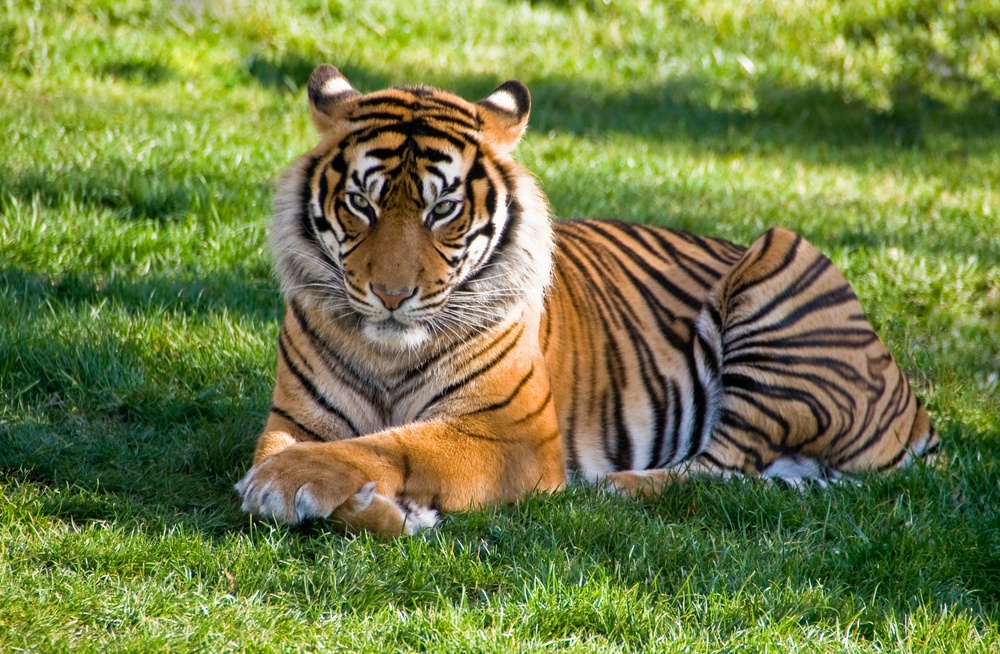
#> input picture Tiger.jpeg, 1000 x 654 px, shrunk from 2292 x 1500 before the run, found by its file name
$ python Image_Histogram_Plotter.py
#> lines starting #> are read from the running program, lines starting #| are printed output that depends on the picture
import cv2
import numpy as np
from matplotlib import pyplot as plt

# Load the image in grayscale
img = cv2.imread('C:/Users/Acer/Desktop/Tiger.jpeg', 0)
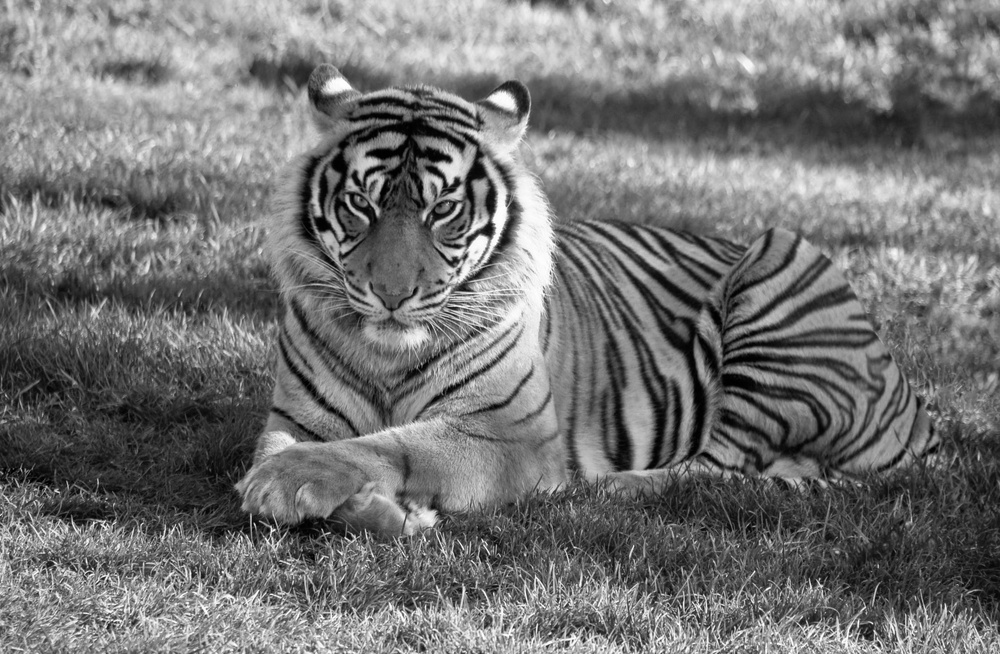
#> img: shape (654, 1000); min 0, max 255, mean 116.3

# Check if the image was successfully loaded
if img is None:
  print("Unable to load image.")

else:
  # Calculate the histogram
  hist = cv2.calcHist([img], [0], None, [256], [0,256])
#> hist = 256 values, max 4156 at index 148, min 59 at index 254, mean 2554.7

  # Plot the values
  plt.plot(hist)
  plt.title("Grayscale Histogram")
  plt.xlabel("Pixel Intensity")
  plt.ylabel("Frequency")

  # Display the values
  plt.show()
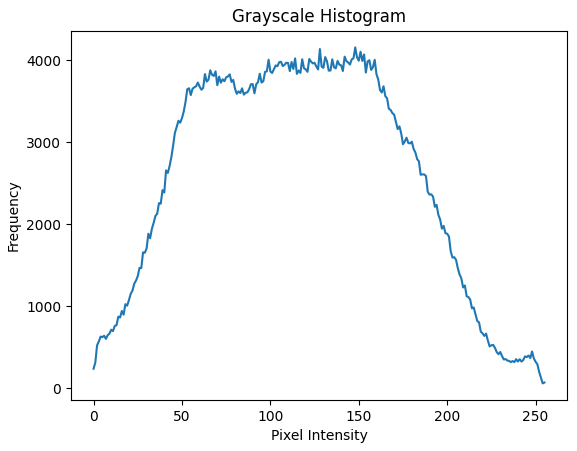
#> figure drawn by matplotlib, 1 panel; curve peaks at x = 148, y = 4156
